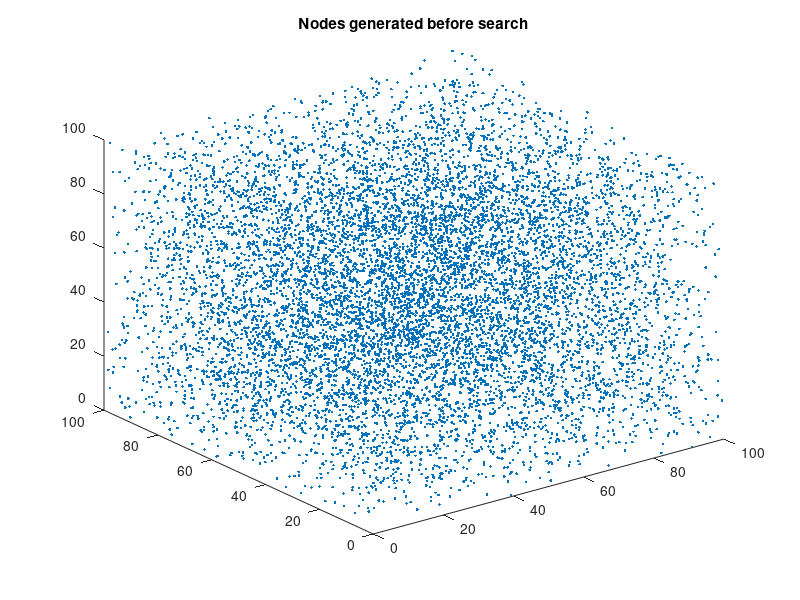

MATLAB code to generate this figure: (Note: this script raises an error after producing the figure.)
tic;
clear;close;
%%%%%%%%%%%%%%%%%%%%%%%%%%%%%%%%%%%%%
disp('hi');
global domain ;
domain = [];
a = 0;
b = 100;
x_domain = (b-a).*rand(10000,1) + a;
y_domain = (b-a).*rand(10000,1) + a;
z_domain = (b-a).*rand(10000,1) + a;
count = zeros(10000,1);
domain = [x_domain y_domain z_domain count];
x_domain = [];
y_domain = [];
z_domain = [];
count = [];
figure
plot3(domain(:,1),domain(:,2),domain(:,3),'.')
title('Nodes generated before search');
global feasible_domain;
feasible_domain = [];
global infeasible_domain;
infeasible_domain = [];
%%%%
x = 0;%%defined first point as 0,0  which is feasible and last point as random x_2
y = 0;
z = 0;
x_2 = (b-a).*rand(1,1) + a;
y_2 = (b-a).*rand(1,1) + a;
z_2 = (b-a).*rand(1,1) + a;
figure
% t = test_plot();
% plot(t(:,1),t(:,2),t(:,3),'.y')
% hold on
% %%%%%%%%%%%%%%%%%%%%%%%%%%%%%%%%%%%%%%%%%%%%%%%%%%%%%
 for i =1 : 400
% while size(domain) ~= size(feasible_domain) - count 
    dist_prev =10000;
    pos = [];
    while x ~= x_2 && y ~= y_2 & z ~= z_2 %i am here right now
        if is_feasible_point([x y z]) == 1 %a dynamic step for moving from feasible previously to x,y !chANGE HERE
            feasible_domain = vertcat(feasible_domain, [x y z]) ;%cell typpe for svm
            dist_i = sqrt((domain(:,1) - x).^2 + (domain(:,2) - y).^2 + (domain(:,3) - z).^2);
            dist_f = sqrt((domain(:,1) - x_2).^2 + (domain(:,2) - y_2).^2 + (domain(:,3) - z_2).^2)  ;
            dist = dist_i+dist_f;
            count = [];
            count = 1;
            sz = size(dist);
            while sz(1) ~= count
                if is_feasible_point([domain(count,1) domain(count,2) domain(count,3)]) == 0 && dist_i(count) <= 0.3
                    %above condition dist_i < 0.3 is the IR bound for the
                    %robot
                    infeasible_domain = vertcat(infeasible_domain, [domain(count,1) domain(count,2) domain(count,3)]);
                    dist(count) = [];
                    dist_i(count) = [];
                    dist_f(count) = [];
                    domain(count,:) = [];
                end
                count = count +1;
                sz = [];
                sz = size(dist);
            end
            [val pos] = min(dist);
            while dist_i(pos) >= 0.3 && domain(pos,1) == x && domain(pos,2) == y && domain(pos,3) == z || domain(pos,4) == 1
%this step is very important dis_i(pos) >= dist_f(pos) suggest that the
%robt should follow nodes  such that it should be halfway from the destined
%node / it could be compensated for dist_i(pos) >= ir bound so that robot
%will only travel the visible nodes(dead reckoning)
                dist(pos) = 10000000;
                [val pos] = min(dist);
            end    
            if dist_prev > dist_f(pos)
                x = domain(pos,1);
                y = domain(pos,2);
                z = domain(pos,3);
                domain(pos,4) = 1;  
                dist_prev = dist_f(pos)
            else
                x = x_2;
                y = y_2;
                z = z_2;
                break;
            end
            dist_i = [];
            dist_f = [];
            dist = [];
            
        else
            infeasible_domain = vertcat(infeasible_domain, [x y z]);
            t = is_feasible_edge(feasible_domain(end,:),[x y z]);
            x = t(1);
            y = t(2);
            z = t(3);
            domain(pos,:) = [];
            break;
        end   
    end
    domain(:,4) = 0;
    x_2 = (b-a).*rand(1,1) + a;
    y_2 = (b-a).*rand(1,1) + a;
    z_2 = (b-a).*rand(1,1) + a;
    plot3(feasible_domain(:,1),feasible_domain(:,2),feasible_domain(:,3),'.g')
    if isnan(infeasible_domain) == 0
        hold on
        plot3(infeasible_domain(:,1),infeasible_domain(:,2),infeasible_domain(:,3),'.r')
    end
    pause(0.01)
    hold on
end
hold off;
%%%%%%%%%%%%%%%%%%%%%%%%%%%%%%%%%%%%%%%%%%%%%%%%%%%%%%%%%%%%%% 
dist = [];
dist_i = [];
dist_f = [];
a = [];
b = [];
i = [];
x = [];
y = [];
z = [];
x_2 = [];
y_2 = [];
z_2 = [];
val = [];
dist_prev = [];
count = [];
sz = [];
%%%%%%%%%%%%%%%%%%%%%%%%%%%%%%%%%%%%%%%%%%%%%%%%%%%%%%%%%%%%%%%%%%
domain = [];
% x_f = [];
% y_f = [];
% x_boundary = [];
% y_boundary = [];
toc